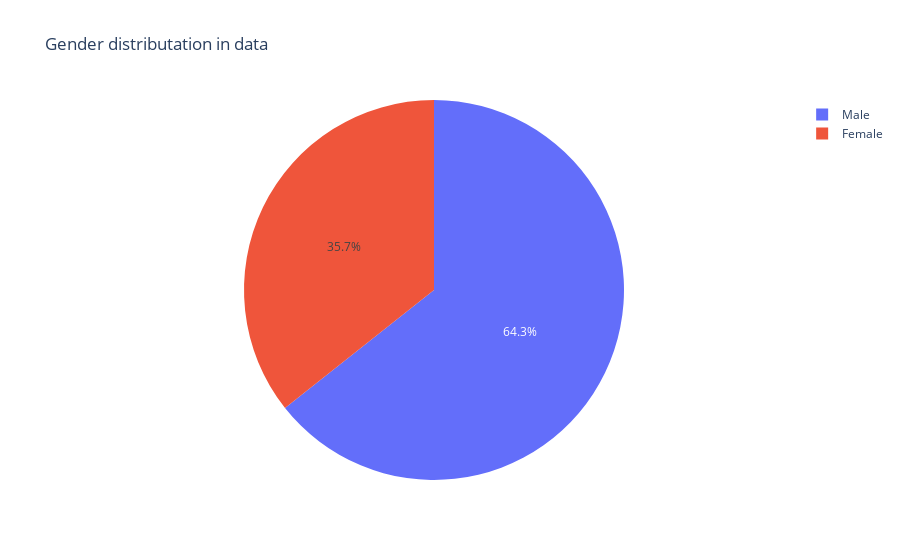

The notebook cell this image was saved under:
### Code cell
gender_count = tips['sex'].value_counts()
px.pie(gender_count,
       gender_count.index,
       gender_count.values,
       title='Gender distributation in data')

### Figure 1 — Plotly figure (JSON) as saved in the notebook; plotly's stock layout.template omitted (floating-point values rounded to 4 significant figures)
{"data": [{"domain": {"x": [0, 1], "y": [0, 1]}, "hovertemplate": "index=%{label}<br>value=%{value}<extra></extra>", "labels": ["Male", "Female"], "legendgroup": "", "name": "", "showlegend": true, "type": "pie", "values": [157, 87]}], "layout": {"legend": {"tracegroupgap": 0}, "title": {"text": "Gender distributation in data"}}}
